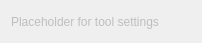
<?xml version="1.0" encoding="UTF-8"?>
<ui version="4.0">
 <class>Saweui::PropertiesSelection</class>
 <widget class="QWidget" name="Saweui::PropertiesSelection">
  <property name="geometry">
   <rect>
    <x>0</x>
    <y>0</y>
    <width>202</width>
    <height>43</height>
   </rect>
  </property>
  <property name="windowTitle">
   <string>Form</string>
  </property>
  <layout class="QHBoxLayout" name="horizontalLayout">
   <item>
    <widget class="QLabel" name="label">
     <property name="enabled">
      <bool>false</bool>
     </property>
     <property name="text">
      <string>Placeholder for tool settings</string>
     </property>
     <property name="wordWrap">
      <bool>true</bool>
     </property>
    </widget>
   </item>
  </layout>
  <action name="actionCutoffSelection">
   <property name="checkable">
    <bool>true</bool>
   </property>
   <property name="enabled">
    <bool>false</bool>
   </property>
   <property name="icon">
    <iconset resource="../icon-resources.qrc">
     <normaloff>:/icons/icons/icon-cutoff-selection.png</normaloff>:/icons/icons/icon-cutoff-selection.png</iconset>
   </property>
   <property name="text">
    <string>Cutoff selection</string>
   </property>
  </action>
  <action name="actionPeakSelection">
   <property name="checkable">
    <bool>true</bool>
   </property>
   <property name="enabled">
    <bool>false</bool>
   </property>
   <property name="icon">
    <iconset resource="../icon-resources.qrc">
     <normaloff>:/icons/icons/icon-peak-selection.png</normaloff>:/icons/icons/icon-peak-selection.png</iconset>
   </property>
   <property name="text">
    <string>Peak selection</string>
   </property>
   <property name="toolTip">
    <string>Peak selection</string>
   </property>
  </action>
  <action name="actionRectangleSelection">
   <property name="checkable">
    <bool>true</bool>
   </property>
   <property name="enabled">
    <bool>false</bool>
   </property>
   <property name="icon">
    <iconset resource="../icon-resources.qrc">
     <normaloff>:/icons/icons/icon-rectangle-selection.png</normaloff>:/icons/icons/icon-rectangle-selection.png</iconset>
   </property>
   <property name="text">
    <string>Rectangle selection</string>
   </property>
   <property name="toolTip">
    <string>Rectangle selection</string>
   </property>
  </action>
  <action name="actionPolygonSelection">
   <property name="checkable">
    <bool>true</bool>
   </property>
   <property name="enabled">
    <bool>false</bool>
   </property>
   <property name="icon">
    <iconset resource="../icon-resources.qrc">
     <normaloff>:/icons/icons/icon-quad-selection.png</normaloff>:/icons/icons/icon-quad-selection.png</iconset>
   </property>
   <property name="text">
    <string>Polygon selection</string>
   </property>
   <property name="toolTip">
    <string>Polygon selection</string>
   </property>
  </action>
  <action name="actionSplineSelection">
   <property name="checkable">
    <bool>true</bool>
   </property>
   <property name="enabled">
    <bool>false</bool>
   </property>
   <property name="icon">
    <iconset resource="../icon-resources.qrc">
     <normaloff>:/icons/icons/icon-spline-selection.png</normaloff>:/icons/icons/icon-spline-selection.png</iconset>
   </property>
   <property name="text">
    <string>Spline selection</string>
   </property>
   <property name="toolTip">
    <string>Spline selection</string>
   </property>
  </action>
  <action name="actionActivateSelection">
   <property name="checkable">
    <bool>true</bool>
   </property>
   <property name="checked">
    <bool>true</bool>
   </property>
   <property name="icon">
    <iconset resource="../icon-resources.qrc">
     <normaloff>:/icons/icons/icon-circle-selection.png</normaloff>
     <normalon>:/icons/icons/icon_select.png</normalon>:/icons/icons/icon-circle-selection.png</iconset>
   </property>
   <property name="text">
    <string>Activate Selection</string>
   </property>
   <property name="toolTip">
    <string>Activate selection [S]</string>
   </property>
   <property name="shortcut">
    <string>S</string>
   </property>
   <property name="iconVisibleInMenu">
    <bool>false</bool>
   </property>
  </action>
 </widget>
 <resources>
  <include location="../icon-resources.qrc"/>
 </resources>
 <connections/>
</ui>
